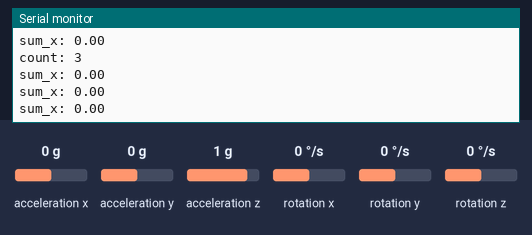
The sketch below on a simulated ESP32. On the bench: the last lines printed to the serial monitor. The inputs (shaded band) are chosen by the test bench; at power-on: rotation x 0 °/s, rotation y 0 °/s, rotation z 0 °/s, acceleration x 0 g, acceleration y 0 g, acceleration z 1 g.

Above: at 1.3 s.
1.4 s: rotation x set to -192 °/s
At 1.9 s:
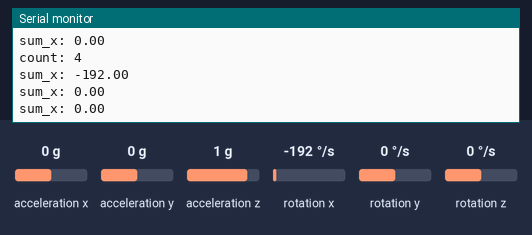
2.9 s: rotation y set to -100 °/s
At 3.4 s:
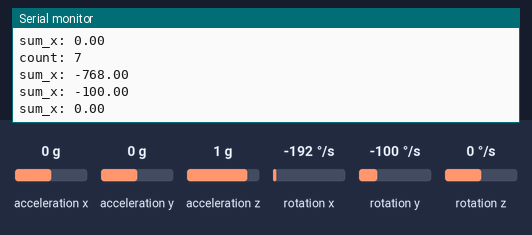
4.4 s: rotation z set to 100 °/s
At 4.9 s:
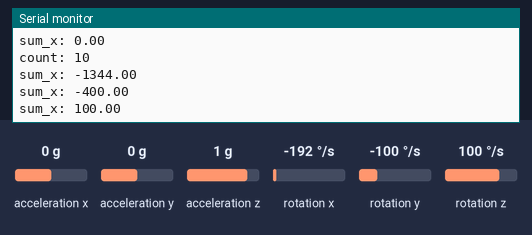
Timing chart, 0 to 7.4 s (numbered marks = the images above; inputs shaded):
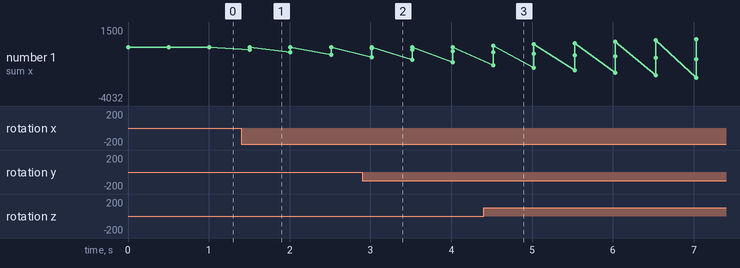

The sketch:

gyro_clibration.ino
```cpp
#include <Wire.h>
#include <MPU9250_asukiaaa.h>

MPU9250_asukiaaa mpu;
double gx_sum=0;
double gy_sum=0;
double gz_sum=0;
int count=0;


void setup() {
  Serial.begin(115200);


#if defined(ESP32)
  Wire.begin(21, 22);   // ESP32 I2C pins
#else
  Wire.begin();         // Arduino UNO
#endif

  Serial.println("Initializing MPU9250...");

  mpu.setWire(&Wire);
  //mpu.beginAccel();
  mpu.beginGyro();
  //mpu.beginMag();

  Serial.println("MPU9250 ready");
}

void loop(){
  mpu.gyroUpdate();
  gx_sum=gx_sum+mpu.gyroX();
  gy_sum=gy_sum+mpu.gyroY();
  gz_sum=gz_sum+mpu.gyroZ();
  count=count+1;
  Serial.print("count: ");
  Serial.println(count);
  Serial.print("sum_x: ");
  Serial.println(gx_sum);
  Serial.print("sum_x: ");
  Serial.println(gy_sum);
  Serial.print("sum_x: ");
  Serial.println(gz_sum);


  delay(500);


}
```

Measured:
- after the input at 1.4 s, the serial monitor: prints a new line after 0.11 s (image 1)
- after the input at 2.9 s, the serial monitor: prints a new line after 0.11 s (image 2)
- after the input at 4.4 s, the serial monitor: prints a new line after 0.12 s (image 3)
- plotted number 1: 0 → 1500 after the input at 4.4 s
